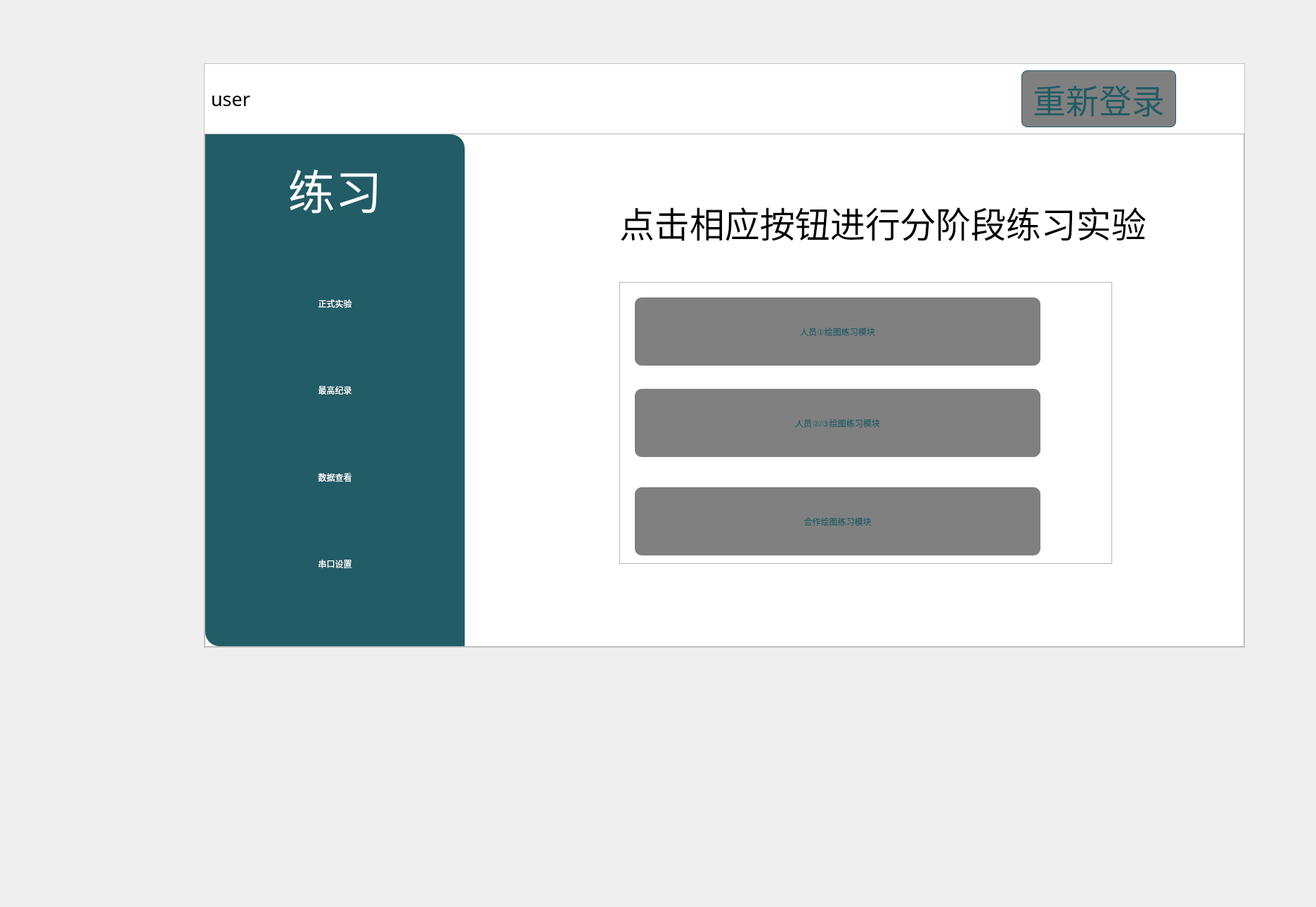
<?xml version="1.0" encoding="UTF-8"?>
<ui version="4.0">
 <class>MainWindow</class>
 <widget class="QMainWindow" name="MainWindow">
  <property name="geometry">
   <rect>
    <x>0</x>
    <y>0</y>
    <width>1872</width>
    <height>1290</height>
   </rect>
  </property>
  <property name="windowTitle">
   <string>MainWindow</string>
  </property>
  <widget class="QWidget" name="centralwidget">
   <widget class="QFrame" name="frame">
    <property name="geometry">
     <rect>
      <x>290</x>
      <y>90</y>
      <width>1481</width>
      <height>831</height>
     </rect>
    </property>
    <property name="minimumSize">
     <size>
      <width>1481</width>
      <height>831</height>
     </size>
    </property>
    <property name="styleSheet">
     <string notr="true">#frame{
	
	background-color: rgb(255, 255, 255);
}</string>
    </property>
    <property name="frameShape">
     <enum>QFrame::StyledPanel</enum>
    </property>
    <property name="frameShadow">
     <enum>QFrame::Raised</enum>
    </property>
    <layout class="QVBoxLayout" name="verticalLayout">
     <property name="spacing">
      <number>0</number>
     </property>
     <property name="leftMargin">
      <number>0</number>
     </property>
     <property name="topMargin">
      <number>0</number>
     </property>
     <property name="rightMargin">
      <number>0</number>
     </property>
     <property name="bottomMargin">
      <number>0</number>
     </property>
     <item>
      <widget class="QFrame" name="frame_2">
       <property name="sizePolicy">
        <sizepolicy hsizetype="Expanding" vsizetype="Preferred">
         <horstretch>0</horstretch>
         <verstretch>1</verstretch>
        </sizepolicy>
       </property>
       <property name="styleSheet">
        <string notr="true">background-color: rgb(255, 255, 255);
border-top-left-radius:20px;
border-top-right-radius:20px;</string>
       </property>
       <property name="frameShape">
        <enum>QFrame::StyledPanel</enum>
       </property>
       <property name="frameShadow">
        <enum>QFrame::Raised</enum>
       </property>
       <layout class="QHBoxLayout" name="horizontalLayout">
        <property name="spacing">
         <number>0</number>
        </property>
        <property name="leftMargin">
         <number>0</number>
        </property>
        <property name="topMargin">
         <number>0</number>
        </property>
        <property name="rightMargin">
         <number>0</number>
        </property>
        <property name="bottomMargin">
         <number>0</number>
        </property>
        <item>
         <widget class="QFrame" name="frame_4">
          <property name="sizePolicy">
           <sizepolicy hsizetype="Expanding" vsizetype="Preferred">
            <horstretch>0</horstretch>
            <verstretch>0</verstretch>
           </sizepolicy>
          </property>
          <property name="frameShape">
           <enum>QFrame::StyledPanel</enum>
          </property>
          <property name="frameShadow">
           <enum>QFrame::Raised</enum>
          </property>
          <layout class="QHBoxLayout" name="horizontalLayout_2">
           <item>
            <widget class="QPushButton" name="pushButton">
             <property name="font">
              <font>
               <family>微软雅黑</family>
               <pointsize>20</pointsize>
               <weight>50</weight>
               <italic>false</italic>
               <bold>false</bold>
              </font>
             </property>
             <property name="styleSheet">
              <string notr="true">border:none;
font: 20pt &quot;微软雅黑&quot;;</string>
             </property>
             <property name="text">
              <string>user</string>
             </property>
             <property name="icon">
              <iconset resource="resouce.qrc">
               <normaloff>:/icons/icons/地球.png</normaloff>:/icons/icons/地球.png</iconset>
             </property>
             <property name="iconSize">
              <size>
               <width>25</width>
               <height>25</height>
              </size>
             </property>
            </widget>
           </item>
           <item>
            <widget class="QFrame" name="frame_10">
             <property name="frameShape">
              <enum>QFrame::StyledPanel</enum>
             </property>
             <property name="frameShadow">
              <enum>QFrame::Raised</enum>
             </property>
            </widget>
           </item>
           <item>
            <spacer name="horizontalSpacer">
             <property name="orientation">
              <enum>Qt::Horizontal</enum>
             </property>
             <property name="sizeHint" stdset="0">
              <size>
               <width>40</width>
               <height>20</height>
              </size>
             </property>
            </spacer>
           </item>
           <item>
            <widget class="QPushButton" name="pushButton_relogin">
             <property name="font">
              <font>
               <family>微软雅黑</family>
               <pointsize>35</pointsize>
               <weight>50</weight>
               <italic>false</italic>
               <bold>false</bold>
              </font>
             </property>
             <property name="styleSheet">
              <string notr="true">QPushButton{
	border: 1px solid rgb(34, 92, 102);
	border-radius: 8px;
	background-color: rgb(128, 128, 128);
	color: rgb(34, 92, 102);
	font: 35pt &quot;微软雅黑&quot;;
	padding: 5px 15px;
}
QPushButton:hover{
	background-color: rgb(34, 92, 102);
	color: rgb(255, 255, 255);
}
QPushButton:pressed{
	background-color: rgb(17, 48, 53);
	color: rgb(255, 255, 255);
}</string>
             </property>
             <property name="text">
              <string>重新登录</string>
             </property>
             <property name="icon">
              <iconset>
               <normaloff>:/icons/icons/logout.png</normaloff>:/icons/icons/logout.png</iconset>
             </property>
             <property name="iconSize">
              <size>
               <width>80</width>
               <height>40</height>
              </size>
             </property>
            </widget>
           </item>
          </layout>
         </widget>
        </item>
        <item alignment="Qt::AlignRight">
         <widget class="QFrame" name="frame_5">
          <property name="sizePolicy">
           <sizepolicy hsizetype="Expanding" vsizetype="Preferred">
            <horstretch>0</horstretch>
            <verstretch>0</verstretch>
           </sizepolicy>
          </property>
          <property name="styleSheet">
           <string notr="true">QPushButton{
	border:none;
}
QPushButton:hover{
	padding-bottom:10px

}</string>
          </property>
          <property name="frameShape">
           <enum>QFrame::StyledPanel</enum>
          </property>
          <property name="frameShadow">
           <enum>QFrame::Raised</enum>
          </property>
          <layout class="QHBoxLayout" name="horizontalLayout_3">
           <item>
            <widget class="QPushButton" name="pushButton_3">
             <property name="text">
              <string/>
             </property>
             <property name="icon">
              <iconset resource="resouce.qrc">
               <normaloff>:/icons/icons/minimize (1).png</normaloff>:/icons/icons/minimize (1).png</iconset>
             </property>
             <property name="iconSize">
              <size>
               <width>40</width>
               <height>40</height>
              </size>
             </property>
            </widget>
           </item>
           <item>
            <widget class="QPushButton" name="pushButton_2">
             <property name="text">
              <string/>
             </property>
             <property name="icon">
              <iconset resource="resouce.qrc">
               <normaloff>:/icons/icons/close.png</normaloff>:/icons/icons/close.png</iconset>
             </property>
             <property name="iconSize">
              <size>
               <width>40</width>
               <height>40</height>
              </size>
             </property>
            </widget>
           </item>
          </layout>
         </widget>
        </item>
       </layout>
      </widget>
     </item>
     <item>
      <widget class="QFrame" name="frame_3">
       <property name="sizePolicy">
        <sizepolicy hsizetype="Preferred" vsizetype="Expanding">
         <horstretch>0</horstretch>
         <verstretch>10</verstretch>
        </sizepolicy>
       </property>
       <property name="frameShape">
        <enum>QFrame::StyledPanel</enum>
       </property>
       <property name="frameShadow">
        <enum>QFrame::Raised</enum>
       </property>
       <layout class="QHBoxLayout" name="horizontalLayout_4">
        <property name="spacing">
         <number>0</number>
        </property>
        <property name="leftMargin">
         <number>0</number>
        </property>
        <property name="topMargin">
         <number>0</number>
        </property>
        <property name="rightMargin">
         <number>0</number>
        </property>
        <property name="bottomMargin">
         <number>0</number>
        </property>
        <item>
         <widget class="QFrame" name="frame_6">
          <property name="sizePolicy">
           <sizepolicy hsizetype="Expanding" vsizetype="Preferred">
            <horstretch>1</horstretch>
            <verstretch>0</verstretch>
           </sizepolicy>
          </property>
          <property name="styleSheet">
           <string notr="true">#frame_6{

	background-color: rgb(34, 92, 102);
	border-bottom-left-radius:20px;
	border-top-right-radius:20px;
}
QPushButton{
	border:none;
	color: rgb(255, 255, 255);
	font: 50pt &quot;微软雅黑&quot;;
}
QPushButton:hover{

	color: rgb(17, 48, 53);
}
QPushButton:pressed{
	padding-left:5px;
	padding-top:5px;
}</string>
          </property>
          <property name="frameShape">
           <enum>QFrame::StyledPanel</enum>
          </property>
          <property name="frameShadow">
           <enum>QFrame::Raised</enum>
          </property>
          <layout class="QVBoxLayout" name="verticalLayout_2">
           <item>
            <widget class="QPushButton" name="pushButton_7">
             <property name="text">
              <string/>
             </property>
            </widget>
           </item>
           <item>
            <layout class="QHBoxLayout" name="horizontalLayout_8" stretch="0">
             <property name="spacing">
              <number>6</number>
             </property>
             <item>
              <widget class="QPushButton" name="pushButton_exercise">
               <property name="font">
                <font>
                 <family>微软雅黑</family>
                 <pointsize>50</pointsize>
                 <weight>50</weight>
                 <italic>false</italic>
                 <bold>false</bold>
                </font>
               </property>
               <property name="text">
                <string>练习</string>
               </property>
               <property name="iconSize">
                <size>
                 <width>5</width>
                 <height>16</height>
                </size>
               </property>
              </widget>
             </item>
            </layout>
           </item>
           <item>
            <spacer name="verticalSpacer">
             <property name="orientation">
              <enum>Qt::Vertical</enum>
             </property>
             <property name="sizeHint" stdset="0">
              <size>
               <width>20</width>
               <height>40</height>
              </size>
             </property>
            </spacer>
           </item>
           <item>
            <layout class="QHBoxLayout" name="horizontalLayout_9" stretch="0">
             <property name="spacing">
              <number>6</number>
             </property>
             <item>
              <widget class="QPushButton" name="pushButton_main">
               <property name="text">
                <string>正式实验</string>
               </property>
              </widget>
             </item>
            </layout>
           </item>
           <item>
            <spacer name="verticalSpacer_2">
             <property name="orientation">
              <enum>Qt::Vertical</enum>
             </property>
             <property name="sizeHint" stdset="0">
              <size>
               <width>20</width>
               <height>40</height>
              </size>
             </property>
            </spacer>
           </item>
           <item>
            <layout class="QHBoxLayout" name="horizontalLayout_10">
             <item>
              <widget class="QPushButton" name="pushButton_highestscore">
               <property name="text">
                <string>最高纪录</string>
               </property>
              </widget>
             </item>
            </layout>
           </item>
           <item>
            <spacer name="verticalSpacer_3">
             <property name="orientation">
              <enum>Qt::Vertical</enum>
             </property>
             <property name="sizeHint" stdset="0">
              <size>
               <width>20</width>
               <height>40</height>
              </size>
             </property>
            </spacer>
           </item>
           <item>
            <layout class="QHBoxLayout" name="horizontalLayout_12">
             <item>
              <widget class="QPushButton" name="pushButton_data">
               <property name="text">
                <string>数据查看</string>
               </property>
              </widget>
             </item>
            </layout>
           </item>
           <item>
            <spacer name="verticalSpacer_4">
             <property name="orientation">
              <enum>Qt::Vertical</enum>
             </property>
             <property name="sizeHint" stdset="0">
              <size>
               <width>20</width>
               <height>40</height>
              </size>
             </property>
            </spacer>
           </item>
           <item>
            <layout class="QHBoxLayout" name="horizontalLayout_11">
             <item>
              <widget class="QPushButton" name="pushButton_setting">
               <property name="text">
                <string>串口设置</string>
               </property>
              </widget>
             </item>
            </layout>
           </item>
           <item>
            <spacer name="verticalSpacer_5">
             <property name="orientation">
              <enum>Qt::Vertical</enum>
             </property>
             <property name="sizeHint" stdset="0">
              <size>
               <width>20</width>
               <height>40</height>
              </size>
             </property>
            </spacer>
           </item>
          </layout>
         </widget>
        </item>
        <item>
         <widget class="QFrame" name="frame_7">
          <property name="sizePolicy">
           <sizepolicy hsizetype="Expanding" vsizetype="Preferred">
            <horstretch>3</horstretch>
            <verstretch>0</verstretch>
           </sizepolicy>
          </property>
          <property name="styleSheet">
           <string notr="true">#frame_7{

	background-color: rgb(255, 255, 255);
	border-bottom-right-radius:20px;
}</string>
          </property>
          <property name="frameShape">
           <enum>QFrame::StyledPanel</enum>
          </property>
          <property name="frameShadow">
           <enum>QFrame::Raised</enum>
          </property>
          <layout class="QVBoxLayout" name="verticalLayout_3">
           <property name="spacing">
            <number>0</number>
           </property>
           <property name="leftMargin">
            <number>0</number>
           </property>
           <property name="topMargin">
            <number>0</number>
           </property>
           <property name="rightMargin">
            <number>0</number>
           </property>
           <property name="bottomMargin">
            <number>0</number>
           </property>
           <item>
            <widget class="QStackedWidget" name="stackedWidget">
             <property name="cursor">
              <cursorShape>ArrowCursor</cursorShape>
             </property>
             <property name="styleSheet">
              <string notr="true">QLabel{
	border:none;
	color: rgb(0, 0, 0);
	font: 50pt &quot;微软雅黑&quot;;
}</string>
             </property>
             <property name="currentIndex">
              <number>1</number>
             </property>
             <widget class="QWidget" name="page_home">
              <layout class="QVBoxLayout" name="verticalLayout_4"/>
             </widget>
             <widget class="QWidget" name="page_exercise">
              <widget class="QLabel" name="label_2">
               <property name="geometry">
                <rect>
                 <x>220</x>
                 <y>90</y>
                 <width>751</width>
                 <height>71</height>
                </rect>
               </property>
               <property name="styleSheet">
                <string notr="true">font-size: 50px</string>
               </property>
               <property name="text">
                <string>点击相应按钮进行分阶段练习实验</string>
               </property>
              </widget>
              <widget class="QFrame" name="frame_11">
               <property name="geometry">
                <rect>
                 <x>220</x>
                 <y>210</y>
                 <width>701</width>
                 <height>401</height>
                </rect>
               </property>
               <property name="frameShape">
                <enum>QFrame::StyledPanel</enum>
               </property>
               <property name="frameShadow">
                <enum>QFrame::Raised</enum>
               </property>
               <widget class="QPushButton" name="pushButton_4">
                <property name="geometry">
                 <rect>
                  <x>20</x>
                  <y>20</y>
                  <width>581</width>
                  <height>101</height>
                 </rect>
                </property>
                <property name="sizePolicy">
                 <sizepolicy hsizetype="Fixed" vsizetype="Fixed">
                  <horstretch>0</horstretch>
                  <verstretch>0</verstretch>
                 </sizepolicy>
                </property>
                <property name="styleSheet">
                 <string notr="true">QPushButton{
    border: none;
    border-radius: 10px;
    background-color: rgb(128, 128, 128);
    color: rgb(34, 92, 102);
    font: 35pt &quot;微软雅黑&quot;;
    padding: 10px 24px;
    margin: 2px;
}
QPushButton:hover{
    background-color: rgb(34, 92, 102);
    color: rgb(255, 255, 255);
}
QPushButton:pressed{
    background-color: rgb(17, 48, 53);
    color: rgb(255, 255, 255);
}</string>
                </property>
                <property name="text">
                 <string>人员①绘图练习模块</string>
                </property>
               </widget>
               <widget class="QPushButton" name="pushButton_5">
                <property name="geometry">
                 <rect>
                  <x>20</x>
                  <y>150</y>
                  <width>581</width>
                  <height>101</height>
                 </rect>
                </property>
                <property name="sizePolicy">
                 <sizepolicy hsizetype="Fixed" vsizetype="Fixed">
                  <horstretch>0</horstretch>
                  <verstretch>0</verstretch>
                 </sizepolicy>
                </property>
                <property name="styleSheet">
                 <string notr="true">QPushButton{
    border: none;
    border-radius: 10px;
    background-color: rgb(128, 128, 128);
    color: rgb(34, 92, 102);
    font: 35pt &quot;微软雅黑&quot;;
    padding: 10px 24px;
    margin: 2px;
}
QPushButton:hover{
    background-color: rgb(34, 92, 102);
    color: rgb(255, 255, 255);
}
QPushButton:pressed{
    background-color: rgb(17, 48, 53);
    color: rgb(255, 255, 255);
}</string>
                </property>
                <property name="text">
                 <string>人员②/③绘图练习模块</string>
                </property>
               </widget>
               <widget class="QPushButton" name="pushButton_6">
                <property name="geometry">
                 <rect>
                  <x>20</x>
                  <y>290</y>
                  <width>581</width>
                  <height>101</height>
                 </rect>
                </property>
                <property name="sizePolicy">
                 <sizepolicy hsizetype="Fixed" vsizetype="Fixed">
                  <horstretch>0</horstretch>
                  <verstretch>0</verstretch>
                 </sizepolicy>
                </property>
                <property name="styleSheet">
                 <string notr="true">QPushButton{
    border: none;
    border-radius: 10px;
    background-color: rgb(128, 128, 128);
    color: rgb(34, 92, 102);
    font: 35pt &quot;微软雅黑&quot;;
    padding: 10px 24px;
    margin: 2px;
}
QPushButton:hover{
    background-color: rgb(34, 92, 102);
    color: rgb(255, 255, 255);
}
QPushButton:pressed{
    background-color: rgb(17, 48, 53);
    color: rgb(255, 255, 255);
}</string>
                </property>
                <property name="text">
                 <string>合作绘图练习模块</string>
                </property>
               </widget>
              </widget>
             </widget>
             <widget class="QWidget" name="page_main">
              <widget class="QPushButton" name="run_main_test">
               <property name="geometry">
                <rect>
                 <x>520</x>
                 <y>350</y>
                 <width>101</width>
                 <height>101</height>
                </rect>
               </property>
               <property name="styleSheet">
                <string notr="true">QPushButton{
	border:none;
}

QPushButton:hover{
	padding-bottom:20px

}</string>
               </property>
               <property name="text">
                <string/>
               </property>
               <property name="icon">
                <iconset resource="resouce.qrc">
                 <normaloff>:/icons/icons/play.png</normaloff>:/icons/icons/play.png</iconset>
               </property>
               <property name="iconSize">
                <size>
                 <width>160</width>
                 <height>160</height>
                </size>
               </property>
              </widget>
              <widget class="QLabel" name="label_3">
               <property name="geometry">
                <rect>
                 <x>300</x>
                 <y>220</y>
                 <width>511</width>
                 <height>71</height>
                </rect>
               </property>
               <property name="styleSheet">
                <string notr="true">font-size: 50px</string>
               </property>
               <property name="text">
                <string>点击按钮进行正式实验</string>
               </property>
              </widget>
             </widget>
             <widget class="QWidget" name="page_highestscore"/>
             <widget class="QWidget" name="page_data">
              <widget class="QPushButton" name="data_check">
               <property name="geometry">
                <rect>
                 <x>520</x>
                 <y>350</y>
                 <width>141</width>
                 <height>131</height>
                </rect>
               </property>
               <property name="styleSheet">
                <string notr="true">QPushButton{
	border:none;
}

QPushButton:hover{
	padding-bottom:20px

}</string>
               </property>
               <property name="text">
                <string/>
               </property>
               <property name="icon">
                <iconset resource="resouce.qrc">
                 <normaloff>:/images/images/file.png</normaloff>:/images/images/file.png</iconset>
               </property>
               <property name="iconSize">
                <size>
                 <width>150</width>
                 <height>150</height>
                </size>
               </property>
              </widget>
              <widget class="QLabel" name="label_4">
               <property name="geometry">
                <rect>
                 <x>300</x>
                 <y>220</y>
                 <width>511</width>
                 <height>71</height>
                </rect>
               </property>
               <property name="styleSheet">
                <string notr="true">font-size: 50px</string>
               </property>
               <property name="text">
                <string>点击按钮查看行为数据</string>
               </property>
              </widget>
             </widget>
             <widget class="QWidget" name="page_serial">
              <widget class="QFrame" name="frame_8">
               <property name="geometry">
                <rect>
                 <x>130</x>
                 <y>90</y>
                 <width>801</width>
                 <height>581</height>
                </rect>
               </property>
               <property name="frameShape">
                <enum>QFrame::StyledPanel</enum>
               </property>
               <property name="frameShadow">
                <enum>QFrame::Raised</enum>
               </property>
               <widget class="QWidget" name="verticalLayoutWidget">
                <property name="geometry">
                 <rect>
                  <x>-1</x>
                  <y>-1</y>
                  <width>342</width>
                  <height>231</height>
                 </rect>
                </property>
                <layout class="QVBoxLayout" name="verticalLayout_5">
                 <item>
                  <widget class="QLabel" name="label_com">
                   <property name="text">
                    <string>端口号：</string>
                   </property>
                  </widget>
                 </item>
                 <item>
                  <widget class="QLabel" name="label_bote">
                   <property name="text">
                    <string>波特率：</string>
                   </property>
                  </widget>
                 </item>
                </layout>
               </widget>
               <widget class="QFrame" name="frame_9">
                <property name="geometry">
                 <rect>
                  <x>359</x>
                  <y>-1</y>
                  <width>441</width>
                  <height>231</height>
                 </rect>
                </property>
                <property name="styleSheet">
                 <string notr="true"> QComboBox {
                font-size: 60px;  /* 设置字体大小 */

                text-align: center; /* 居中对齐 */
            }</string>
                </property>
                <property name="frameShape">
                 <enum>QFrame::StyledPanel</enum>
                </property>
                <property name="frameShadow">
                 <enum>QFrame::Raised</enum>
                </property>
                <widget class="QComboBox" name="comboBox_bote">
                 <property name="geometry">
                  <rect>
                   <x>30</x>
                   <y>130</y>
                   <width>391</width>
                   <height>81</height>
                  </rect>
                 </property>
                 <property name="currentIndex">
                  <number>3</number>
                 </property>
                 <property name="iconSize">
                  <size>
                   <width>40</width>
                   <height>40</height>
                  </size>
                 </property>
                 <item>
                  <property name="text">
                   <string>9600</string>
                  </property>
                 </item>
                 <item>
                  <property name="text">
                   <string>19200</string>
                  </property>
                 </item>
                 <item>
                  <property name="text">
                   <string>38400</string>
                  </property>
                 </item>
                 <item>
                  <property name="text">
                   <string>57600</string>
                  </property>
                 </item>
                 <item>
                  <property name="text">
                   <string>115200</string>
                  </property>
                 </item>
                </widget>
                <widget class="QComboBox" name="comboBox_com">
                 <property name="geometry">
                  <rect>
                   <x>30</x>
                   <y>10</y>
                   <width>391</width>
                   <height>81</height>
                  </rect>
                 </property>
                 <property name="iconSize">
                  <size>
                   <width>40</width>
                   <height>40</height>
                  </size>
                 </property>
                 <item>
                  <property name="text">
                   <string>COM1</string>
                  </property>
                 </item>
                 <item>
                  <property name="text">
                   <string>COM2</string>
                  </property>
                 </item>
                 <item>
                  <property name="text">
                   <string>COM3</string>
                  </property>
                 </item>
                 <item>
                  <property name="text">
                   <string>COM4</string>
                  </property>
                 </item>
                 <item>
                  <property name="text">
                   <string>COM5</string>
                  </property>
                 </item>
                 <item>
                  <property name="text">
                   <string>COM6</string>
                  </property>
                 </item>
                </widget>
               </widget>
               <widget class="QLabel" name="label_connection_status">
                <property name="geometry">
                 <rect>
                  <x>330</x>
                  <y>270</y>
                  <width>200</width>
                  <height>200</height>
                 </rect>
                </property>
                <property name="styleSheet">
                 <string notr="true">QLabel{
	border: 3px solid rgb(100, 100, 100);
	border-radius: 100px;
	background-color: rgb(255, 0, 0);
}</string>
                </property>
                <property name="text">
                 <string/>
                </property>
                <property name="alignment">
                 <set>Qt::AlignCenter</set>
                </property>
               </widget>
               <widget class="QLabel" name="label_status_text">
                <property name="geometry">
                 <rect>
                  <x>330</x>
                  <y>480</y>
                  <width>200</width>
                  <height>50</height>
                 </rect>
                </property>
                <property name="styleSheet">
                 <string notr="true">QLabel{
	border:none;
	color: rgb(255, 0, 0);
	font: 30pt &quot;微软雅黑&quot;;
}</string>
                </property>
                <property name="text">
                 <string>未连接</string>
                </property>
                <property name="alignment">
                 <set>Qt::AlignCenter</set>
                </property>
               </widget>
              </widget>
              <widget class="QPushButton" name="pushButton_quereng">
               <property name="geometry">
                <rect>
                 <x>930</x>
                 <y>640</y>
                 <width>161</width>
                 <height>71</height>
                </rect>
               </property>
               <property name="font">
                <font>
                 <family>微软雅黑</family>
                 <pointsize>50</pointsize>
                 <weight>50</weight>
                 <italic>false</italic>
                 <bold>false</bold>
                </font>
               </property>
               <property name="styleSheet">
                <string notr="true">QPushButton{
background-color: rgb(34, 92, 102);
	border:none;
	color: rgb(255, 255, 255);
	font: 50pt &quot;微软雅黑&quot;;
}
QPushButton:hover{

	color: rgb(17, 48, 53);
}
QPushButton:pressed{
	padding-left:5px;
	padding-top:5px;
}</string>
               </property>
               <property name="text">
                <string>确定</string>
               </property>
              </widget>
             </widget>
            </widget>
           </item>
          </layout>
         </widget>
        </item>
       </layout>
      </widget>
     </item>
    </layout>
   </widget>
  </widget>
 </widget>
 <resources>
  <include location="resouce.qrc"/>
 </resources>
 <connections>
  <connection>
   <sender>pushButton_2</sender>
   <signal>clicked()</signal>
   <receiver>MainWindow</receiver>
   <slot>close()</slot>
   <hints>
    <hint type="sourcelabel">
     <x>1760</x>
     <y>135</y>
    </hint>
    <hint type="destinationlabel">
     <x>1601</x>
     <y>47</y>
    </hint>
   </hints>
  </connection>
  <connection>
   <sender>pushButton_3</sender>
   <signal>clicked()</signal>
   <receiver>MainWindow</receiver>
   <slot>showMinimized()</slot>
   <hints>
    <hint type="sourcelabel">
     <x>1734</x>
     <y>135</y>
    </hint>
    <hint type="destinationlabel">
     <x>1626</x>
     <y>133</y>
    </hint>
   </hints>
  </connection>
 </connections>
</ui>
